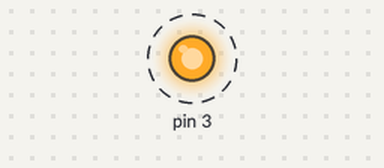
The sketch below on a simulated Arduino Uno, built for the host (arithmetic inside an expression is 32-bit, double 64-bit). On the bench: output pins drawn as LEDs (lit = HIGH). Dashed ring = blinking.

Above: at 0.2 s.
Timing chart, 0 to 3.0 s (numbered marks = the images above):
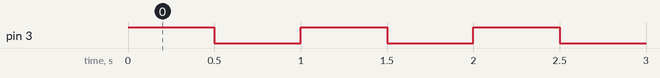

Measured:
- by itself, pin 3: alternates HIGH for 0.50 s and LOW for 0.50 s

The sketch:

test_atmega128.ino
```cpp
void setup() {
  // put your setup code here, to run once:
  pinMode(PG3, OUTPUT);
}

void loop() {
  // put your main code here, to run repeatedly:
  digitalWrite(PG3, HIGH);
  delay(500);
  digitalWrite(PG3, LOW);
  delay(500);
}
```
